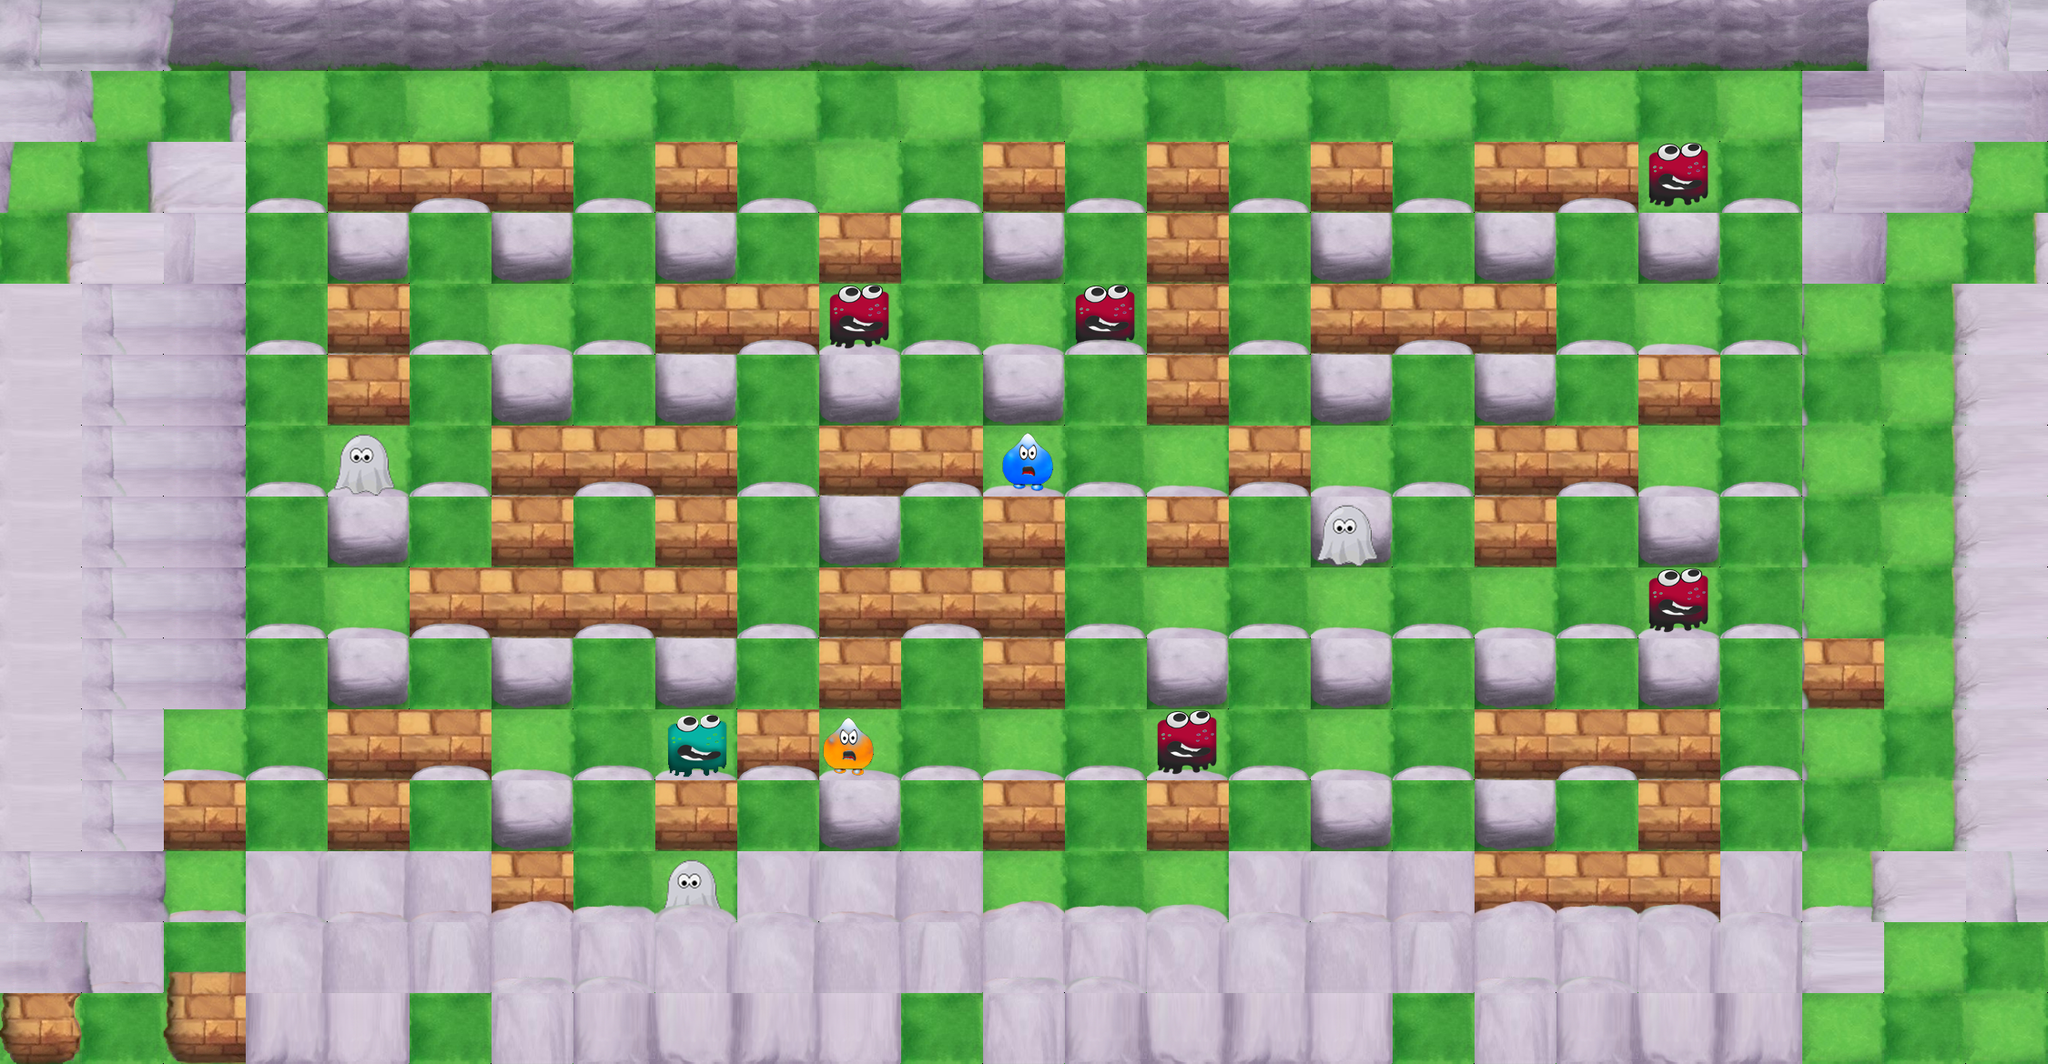

This game map was drawn from its Tiled (.tmx) file and the tilesets committed beside it. A one-line description and the trimmed map source follow:
An orthogonal 25x15 tile map with 90x78 px tiles, 8 tile layers (suelo, piedras y sombras y muroArriba, paredesEditor, paredesGame, ...), 5 tilesets.

<map version="1.0" orientation="orthogonal" width="25" height="15" tilewidth="90" tileheight="78">
 <tileset firstgid="1" name="muroswais90" tilewidth="90" tileheight="78">
  <image source="gfx/muroswais90.png" width="450" height="156" />
  <tile id="5">
   <properties>
    <property name="pared" value="true" />
   </properties>
  </tile>
  <tile id="7">
   <properties>
    <property name="pared" value="true" />
   </properties>
  </tile>
  <tile id="8">
   <properties>
    <property name="pared" value="true" />
   </properties>
  </tile>
  <tile id="9">
   <properties>
    <property name="pared" value="true" />
   </properties>
  </tile>
 </tileset>
 <tileset firstgid="11" name="enem11" tilewidth="90" tileheight="78">
  <image source="gfx/enem11.png" width="990" height="78" />
  <tile id="0">
   <properties>
    <property name="enemigo" value="moco" />
   </properties>
  </tile>
  <tile id="1">
   <properties>
    <property name="enemigo" value="moneda" />
   </properties>
  </tile>
  <tile id="2">
   <properties>
    <property name="enemigo" value="gota" />
   </properties>
  </tile>
  <tile id="3">
   <properties>
    <property name="enemigo" value="globo" />
   </properties>
  </tile>
  <tile id="4">
   <properties>
    <property name="enemigo" value="fantasma" />
   </properties>
  </tile>
  <tile id="5">
   <properties>
    <property name="enemigo" value="gotanaranja" />
   </properties>
  </tile>
  <tile id="6">
   <properties>
    <property name="enemigo" value="GLOBO_AZUL" />
   </properties>
  </tile>
  <tile id="7">
   <properties>
    <property name="enemigo" value="MOCO_ROJO" />
   </properties>
  </tile>
  <tile id="8">
   <properties>
    <property name="enemigo" value="MONEDA_MARRON" />
   </properties>
  </tile>
  <tile id="9">
   <properties>
    <property name="enemigo" value="GOTA_ROJA" />
   </properties>
  </tile>
 </tileset>
 <tileset firstgid="22" name="tile90_f2" tilewidth="90" tileheight="78" spacing="2" margin="2">
  <image source="gfx/tile90_f2.png" width="644" height="720" />
  <tile id="12">
   <properties>
    <property name="piedra" value="true" />
   </properties>
  </tile>
  <tile id="28">
   <properties>
    <property name="piedra" value="true" />
   </properties>
  </tile>
  <tile id="29">
   <properties>
    <property name="piedra" value="true" />
   </properties>
  </tile>
  <tile id="30">
   <properties>
    <property name="piedra" value="true" />
   </properties>
  </tile>
  <tile id="31">
   <properties>
    <property name="piedra" value="true" />
   </properties>
  </tile>
  <tile id="32">
   <properties>
    <property name="piedra" value="true" />
   </properties>
  </tile>
  <tile id="33">
   <properties>
    <property name="piedra" value="true" />
   </properties>
  </tile>
  <tile id="49">
   <properties>
    <property name="piedra" value="true" />
   </properties>
  </tile>
  <tile id="50">
   <properties>
    <property name="piedra" value="true" />
   </properties>
  </tile>
  <tile id="51">
   <properties>
    <property name="piedra" value="true" />
   </properties>
  </tile>
  <tile id="52">
   <properties>
    <property name="piedra" value="true" />
   </properties>
  </tile>
 </tileset>
 <tileset firstgid="85" name="esquinas90_f" tilewidth="90" tileheight="78" spacing="2" margin="2">
  <image source="gfx/esquinas90_f.png" width="644" height="240" />
  <tile id="1">
   <properties>
    <property name="piedra" value="true" />
   </properties>
  </tile>
  <tile id="5">
   <properties>
    <property name="piedra" value="true" />
   </properties>
  </tile>
  <tile id="9">
   <properties>
    <property name="piedra" value="true" />
   </properties>
  </tile>
  <tile id="11">
   <properties>
    <property name="piedra" value="true" />
   </properties>
  </tile>
 </tileset>
 <tileset firstgid="106" name="muros90_f" tilewidth="90" tileheight="78" spacing="2" margin="2">
  <image source="gfx/muros90_f.png" width="552" height="640" />
  <tile id="1">
   <properties>
    <property name="piedra" value="true" />
   </properties>
  </tile>
  <tile id="4">
   <properties>
    <property name="piedra" value="" />
   </properties>
  </tile>
  <tile id="7">
   <properties>
    <property name="piedra" value="true" />
   </properties>
  </tile>
  <tile id="10">
   <properties>
    <property name="piedra" value="true" />
   </properties>
  </tile>
  <tile id="13">
   <properties>
    <property name="piedra" value="true" />
   </properties>
  </tile>
  <tile id="16">
   <properties>
    <property name="piedra" value="true" />
   </properties>
  </tile>
  <tile id="19">
   <properties>
    <property name="piedra" value="true" />
   </properties>
  </tile>
  <tile id="22">
   <properties>
    <property name="piedra" value="true" />
   </properties>
  </tile>
  <tile id="25">
   <properties>
    <property name="piedra" value="true" />
   </properties>
  </tile>
  <tile id="28">
   <properties>
    <property name="piedra" value="true" />
   </properties>
  </tile>
  <tile id="31">
   <properties>
    <property name="piedra" value="true" />
   </properties>
  </tile>
  <tile id="34">
   <properties>
    <property name="piedra" value="true" />
   </properties>
  </tile>
  <tile id="37">
   <properties>
    <property name="piedra" value="true" />
   </properties>
  </tile>
 </tileset>
 <layer name="suelo" width="25" height="15">
  <data>[375 cells, 375 non-empty, 2 distinct tile ids]</data>
 </layer>
 <layer name="piedras y sombras y muroArriba" width="25" height="15">
  <data>[375 cells, 250 non-empty, 12 distinct tile ids]</data>
 </layer>
 <layer name="paredesEditor" width="25" height="15">
  <data>[375 cells, 86 non-empty, 14 distinct tile ids]</data>
 </layer>
 <layer name="paredesGame" width="25" height="15">
  <data>[375 cells, 0 non-empty, 0 distinct tile ids]</data>
 </layer>
 <layer name="ParedesTechoGame" width="25" height="15">
  <data>[375 cells, 0 non-empty, 0 distinct tile ids]</data>
 </layer>
 <layer name="paredes Transparentes" width="25" height="15">
  <data>[375 cells, 0 non-empty, 0 distinct tile ids]</data>
 </layer>
 <layer name="ParedesTechoTransparente" width="25" height="15">
  <data>[375 cells, 0 non-empty, 0 distinct tile ids]</data>
 </layer>
 <layer name="techopiedras  y muroabajo y lados" width="25" height="15">
  <data>[375 cells, 195 non-empty, 67 distinct tile ids]</data>
 </layer>
</map>
